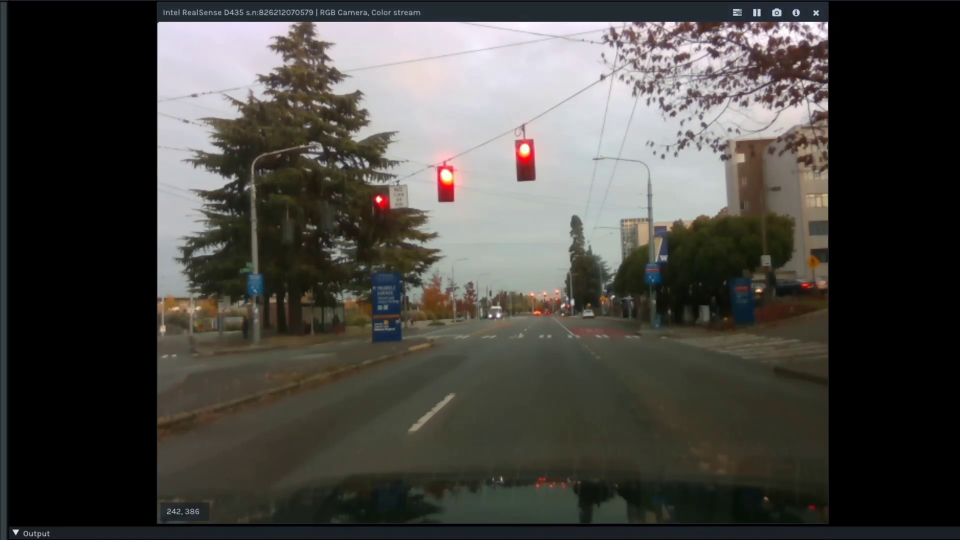
#> input picture frame 50 of clear_conditions.mp4, 1920 x 1080 px, given in place of darker_conditions.mp4, which was not available (shown at 1/2 size)
$ python video_detector.py
#> lines starting #> are read from the running program, lines starting #| are printed output that depends on the picture; after the words box and inside, x2 and y2 are one past the last pixel; in counts of white or black regions, pixels touching at a corner belong together; pictures that were not available may be replaced by others from this repository, and a replacement may not be noted
import cv2
import numpy as np

filename = "darker_conditions.mp4"
video = cv2.VideoCapture(filename)

# Variables to make colors simpler
green = (0, 255, 0)
red = (0, 0, 255)
kernel_size = (5, 5)
# Canny Thresholds
canny_low_thresh = 50
canny_high_thresh = 150


def canny(blur_img):
    edges = cv2.Canny(blur_img, canny_low_thresh, canny_high_thresh)

    img = region_of_interest(edges)

    return img


def threshold(gray_img):
    blur = cv2.GaussianBlur(gray_img, kernel_size, 0)
    # Adaptive Thresholding
    # Advanced Thresholding for Contours and Bounding Polygons
    threshed_img = cv2.adaptiveThreshold(
        blur, 255, cv2.ADAPTIVE_THRESH_GAUSSIAN_C, cv2.THRESH_BINARY, 11, 2
    )

    return threshed_img


# Region of Interest
def region_of_interest(canny_img):
    rows, cols = canny_img.shape[:2]
    mask = np.zeros_like(canny_img)

    left_bottom = [cols * 0.1, rows]
    right_bottom = [cols * 0.95, rows]
    left_top = [cols * 0.4, rows * 0.6]
    right_top = [cols * 0.6, rows * 0.6]

    vertices = np.array(
        [[left_bottom, left_top, right_top, right_bottom]], dtype=np.int32
    )

    if len(mask.shape) == 2:
        cv2.fillPoly(mask, vertices, 255)
    else:
        cv2.fillPoly(mask, vertices, (255,) * mask.shape[2])
    return cv2.bitwise_and(canny_img, mask)


def morphology(img):
    kernel = np.ones(kernel_size, np.uint8)
    morph_img = cv2.morphologyEx(img, cv2.MORPH_CLOSE, kernel)

    return morph_img


def bounding_polygons(processed_img, frame):
    bounding_polygon = frame
    contours, hier = cv2.findContours(
        processed_img, cv2.RETR_EXTERNAL, cv2.CHAIN_APPROX_SIMPLE
    )

    for cnt in contours:
        # calculate epsilon base on contour's perimeter
        # contour's perimeter is returned by cv2.arcLength
        epsilon = 0.01 * cv2.arcLength(cnt, True)
        # get approx polygons
        approx = cv2.approxPolyDP(cnt, epsilon, True)
        # draw approx polygons
        perimeter = cv2.arcLength(cnt, True)
        x, y, w, h = cv2.boundingRect(cnt)
        if perimeter > 35 and w > 12 and h > 10:
            cv2.drawContours(
                bounding_polygon, [approx], -1, green, thickness=cv2.FILLED
            )

    return bounding_polygon


while video.isOpened():
    ret, frame = video.read()
#> frame is the input picture: shape (1080, 1920, 3); mean B, G, R 66.3, 70.4, 72.2
    frame = cv2.pyrDown(frame)
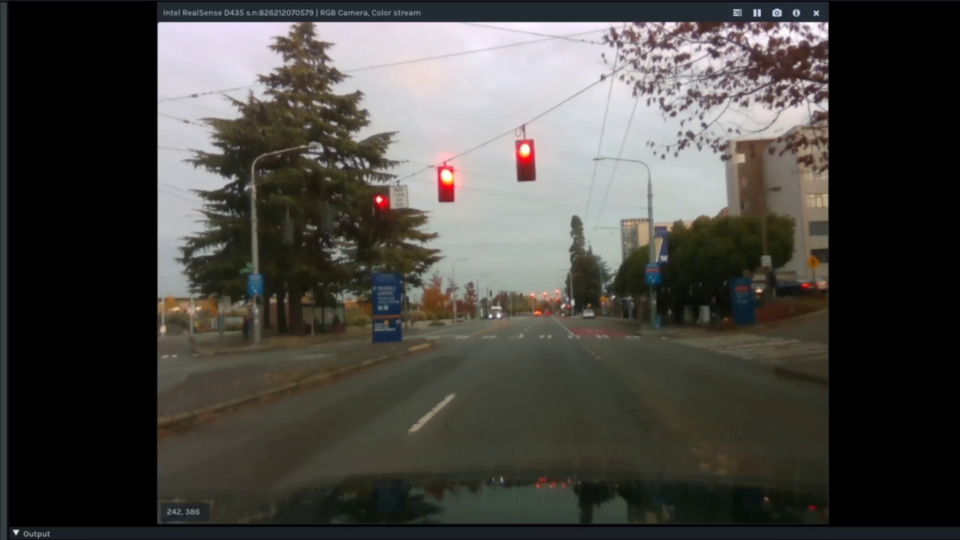
#> frame: shape (540, 960, 3); mean B, G, R 66.3, 70.4, 72.2

    # Make images that are needed
    gray_image = cv2.cvtColor(frame, cv2.COLOR_BGR2GRAY)
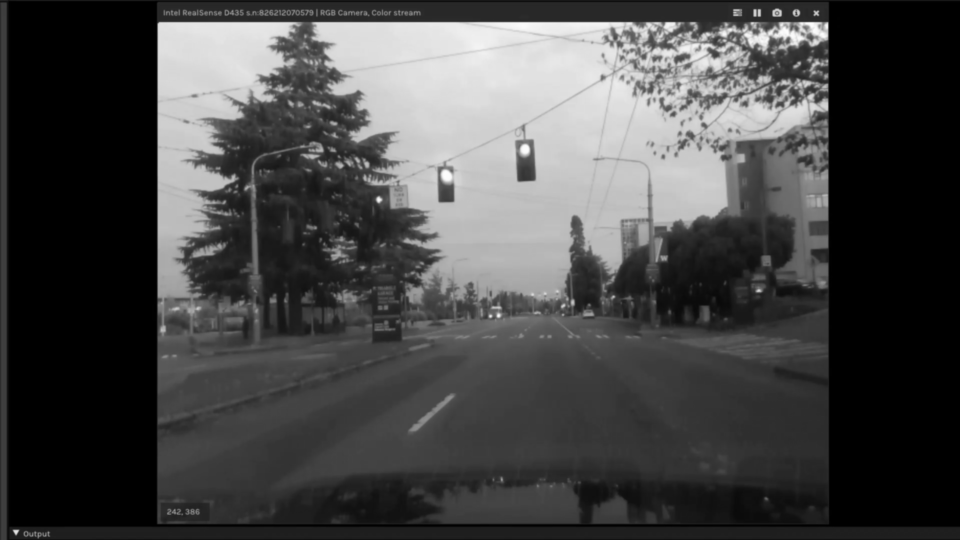
#> gray_image: shape (540, 960); min 0, max 253, mean 70.5
    hsv_image = cv2.cvtColor(frame, cv2.COLOR_BGR2HSV)
#> hsv_image: shape (540, 960, 3); mean H, S, V 44.5, 41.5, 74.6
    cv2.imshow("Original Video", frame)

    canny_img = canny(cv2.GaussianBlur(frame, kernel_size, 0))
#> in canny, `edges = cv2.Canny(blur_img, canny_low_thresh, canny_high_thresh)`:
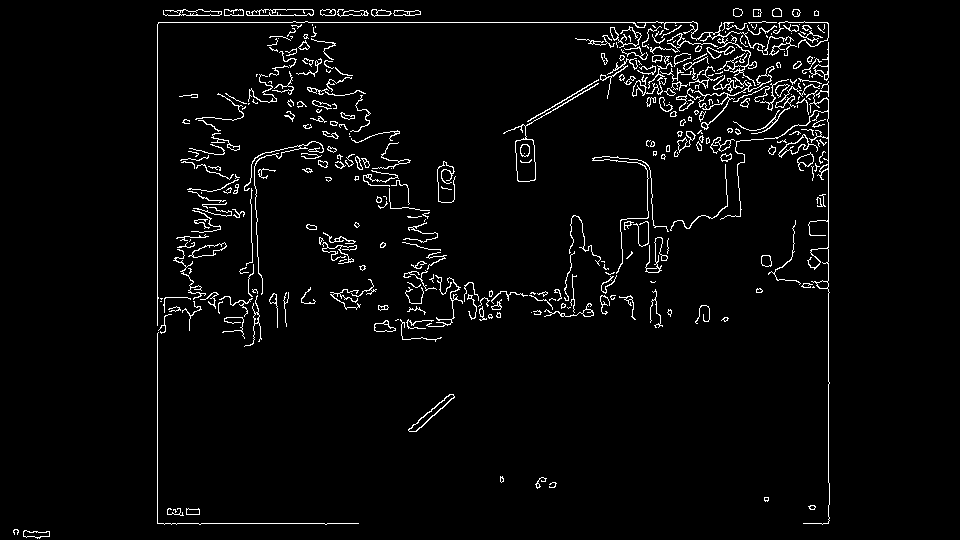
#> edges: shape (540, 960); 3.5% white in thin lines or dots, all inside (x1, y1, x2, y2) = (13, 8, 830, 539)
#> in region_of_interest, `cv2.fillPoly(mask, vertices, 255)`:
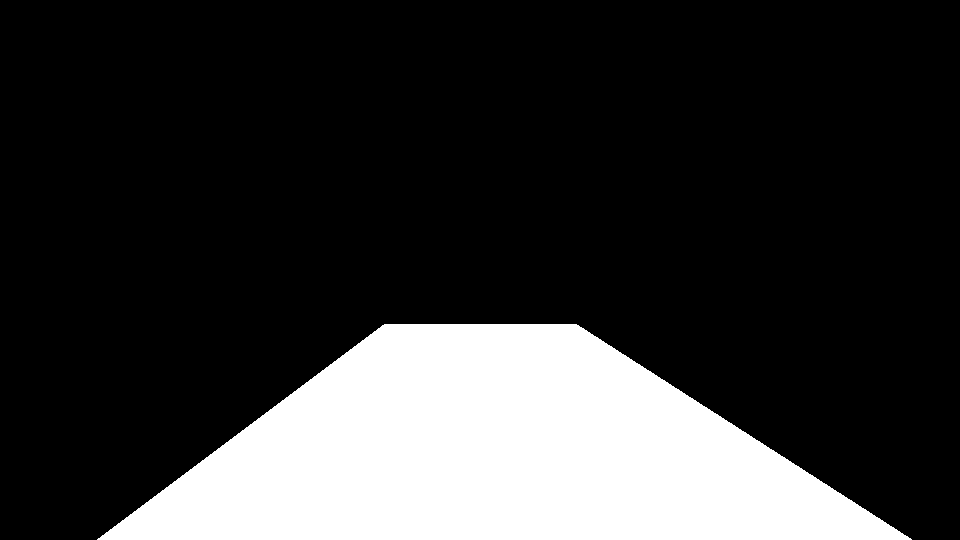
#> mask: shape (540, 960); 21% white; 1 white region, box (x1, y1, x2, y2) and area: (97, 324, 912, 540) 108960
    threshed_img = threshold(gray_image)
#> in threshold, `threshed_img = cv2.adaptiveThreshold( blur, 255, cv2.ADAPTIVE_THRESH_G..`:
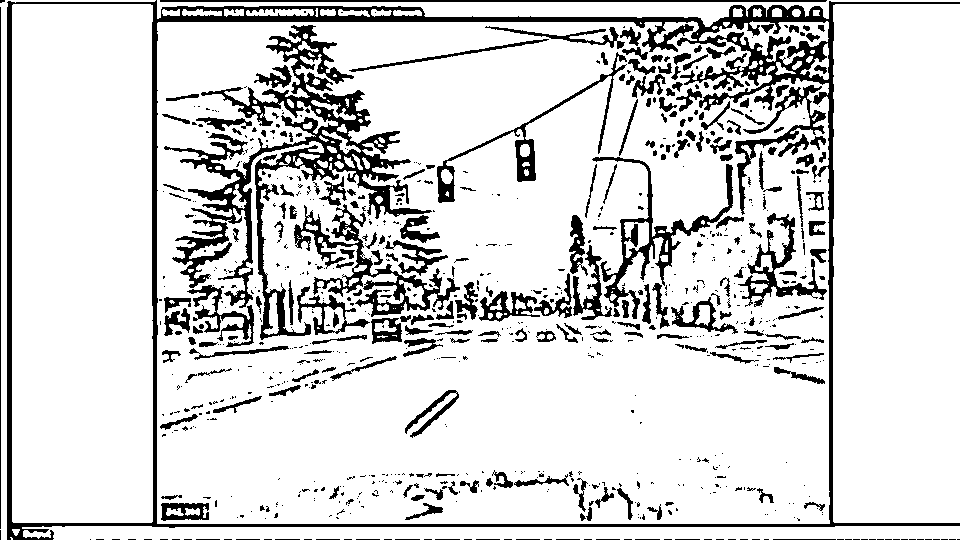
#> threshed_img: shape (540, 960); 84.7% white; 814 black regions (568 under 20 px), largest, box (x1, y1, x2, y2) and area: (7, 0, 960, 540) 21264, (164, 25, 432, 340) 14459, (294, 204, 460, 317) 3747

    final_img = cv2.bitwise_and(canny_img, threshed_img)
#> final_img: shape (540, 960); 0.13% white in thin lines or dots, all inside (x1, y1, x2, y2) = (157, 324, 830, 524)
    final_img = morphology(final_img)
#> in morphology, `morph_img = cv2.morphologyEx(img, cv2.MORPH_CLOSE, kernel)`:
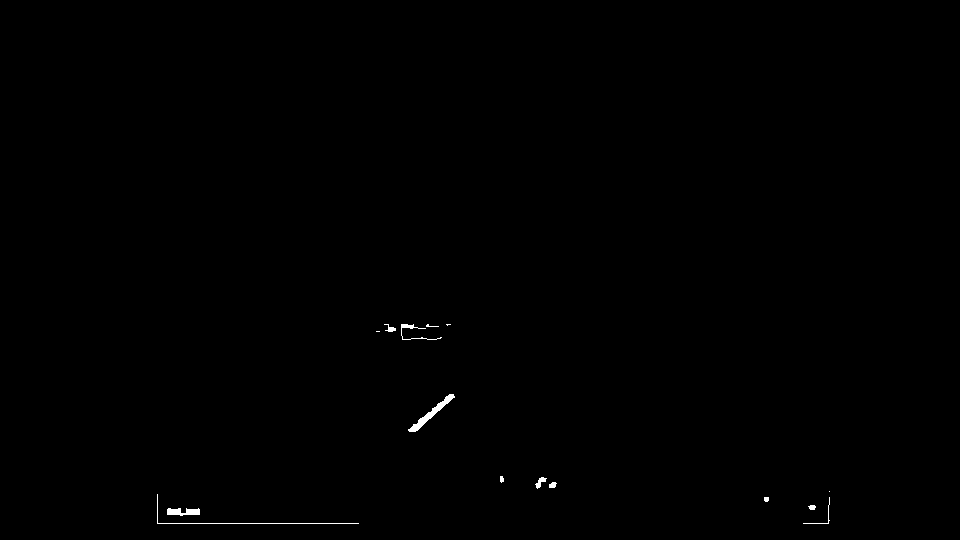
#> morph_img: shape (540, 960); 0.23% white; 15 white regions (4 under 20 px)
    final_img = bounding_polygons(final_img, frame)
#> in bounding_polygons, `contours, hier = cv2.findContours( processed_img, cv2.RETR_EXTERNAL, c..`: contours = 15 contours, 8 with area under 20; largest, box (x1, y1, x2, y2) and area: (408, 394, 455, 432) 286, (167, 508, 200, 516) 147, (535, 477, 547, 489) 46, (401, 324, 442, 340) 38, (549, 482, 557, 488) 26, (384, 324, 396, 332) 26, (808, 505, 816, 510) 22
#> the loop in bounding_polygons, `for cnt in contours: # calculate epsilon base on contour's perimeter #..` made 15 passes
#> (epsilon, perimeter, x, y, w, h) on passes 1, 2, 4, 6, 7, 8, 9, 10: (0.861, 86.14, 167, 508, 33, 8), (0.191, 19.07, 808, 505, 8, 5), (0.148, 14.83, 764, 497, 5, 5), (0, 0, 829, 491, 1, 1), (0.211, 21.07, 549, 482, 8, 6), (0.376, 37.56, 535, 477, 12, 12), (0.162, 16.24, 500, 476, 4, 7), (1.29, 129.1, 408, 394, 47, 38)
#> after the loop in bounding_polygons, `for cnt in contours:`:
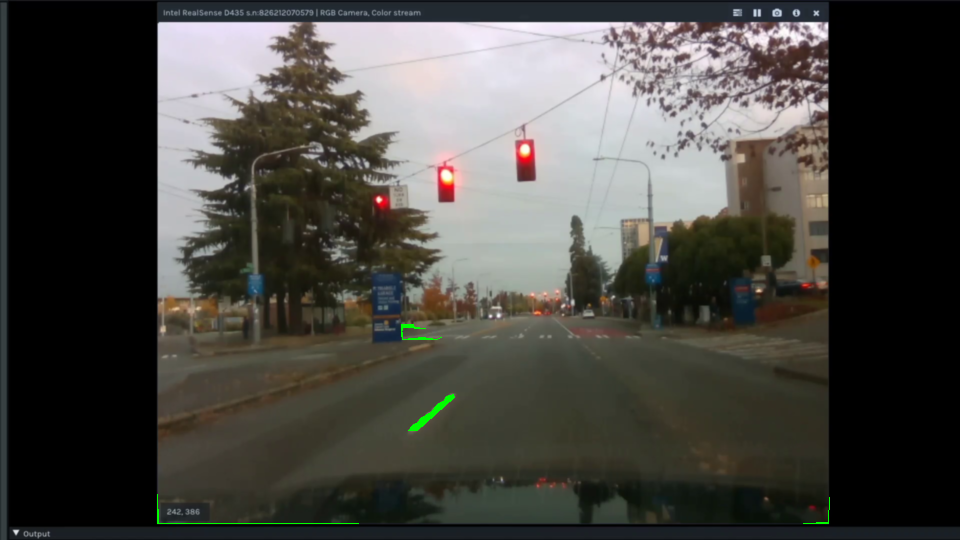
#> bounding_polygon: shape (540, 960, 3); 0.16% of pixels changed, all inside (x1, y1, x2, y2) = (157, 324, 830, 524)

    cv2.imshow("Final", final_img)

    if cv2.waitKey(35) == 27:
#> (key Esc is pressed here)
        break

video.release()
cv2.destroyAllWindows()

$ run again, starting later in the video
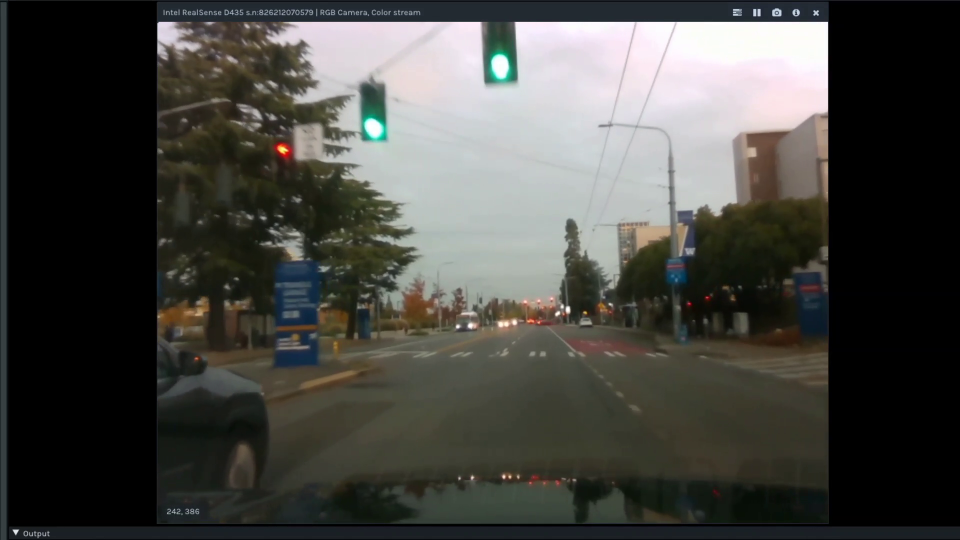
#> input picture frame 228 of clear_conditions.mp4, 1920 x 1080 px, given in place of darker_conditions.mp4, which was not available (shown at 1/2 size)
#> frame is the input picture: shape (1080, 1920, 3); mean B, G, R 66.2, 70.5, 70.6
#> frame: shape (540, 960, 3)
#> hsv_image: shape (540, 960, 3); mean H, S, V 45, 41.8, 73.7
#> in canny, `edges = cv2.Canny(blur_img, canny_low_thresh, canny_high_thresh)`:
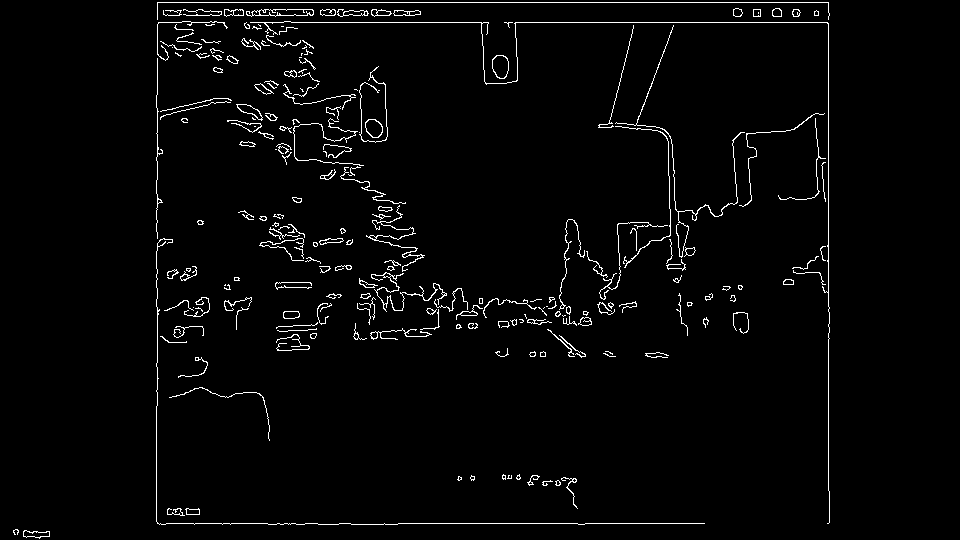
#> edges: shape (540, 960); 2.5% white in thin lines or dots, all inside (x1, y1, x2, y2) = (13, 2, 830, 539)
#> mask: shape (540, 960); 21% white; 1 white region, box (x1, y1, x2, y2) and area: (97, 324, 912, 540) 108960
#> threshed_img: shape (540, 960); 86.5% white; 764 black regions (563 under 20 px), largest, box (x1, y1, x2, y2) and area: (7, 0, 960, 540) 19926, (160, 199, 419, 371) 8639, (160, 57, 411, 227) 6748
#> final_img: shape (540, 960); 0.23% white in thin lines or dots, all inside (x1, y1, x2, y2) = (156, 324, 830, 524)
#> morph_img: shape (540, 960); 0.35% white; 33 white regions (12 under 20 px)
#> contours = 33 contours, 23 with area under 20; largest, box (x1, y1, x2, y2) and area: (398, 328, 436, 337) 174, (167, 508, 200, 516) 171, (547, 329, 586, 358) 162, (542, 477, 577, 486) 86, (370, 331, 397, 340) 59
#> the loop in bounding_polygons, `for cnt in contours: # calculate epsilon base on contour's perimeter #..` made 33 passes
#> (epsilon, perimeter, x, y, w, h) on passes 3, 8, 9, 10, 11, 12, 13, 14: (0, 0, 384, 523, 1, 1), (0.781, 78.14, 167, 508, 33, 8), (0.0907, 9.07, 574, 505, 4, 4), (0.422, 42.24, 156, 505, 5, 19), (0.358, 35.8, 566, 487, 9, 15), (0.777, 77.66, 827, 486, 3, 38), (0.9, 90.04, 542, 477, 35, 9), (0.137, 13.66, 457, 476, 5, 5)
#> after the loop in bounding_polygons, `for cnt in contours:`:
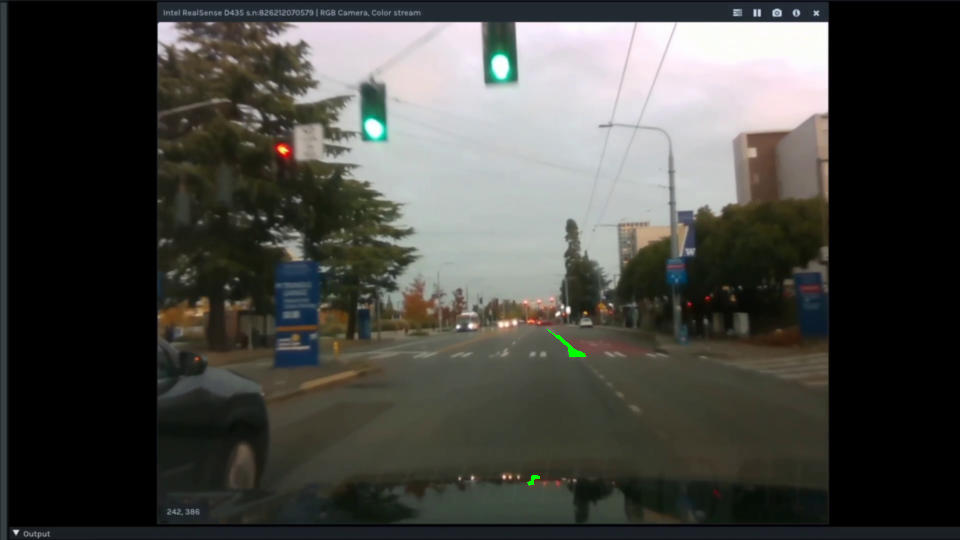
#> bounding_polygon: shape (540, 960, 3); mean B, G, R 66.2, 70.6, 70.5

$ run again, starting later in the video
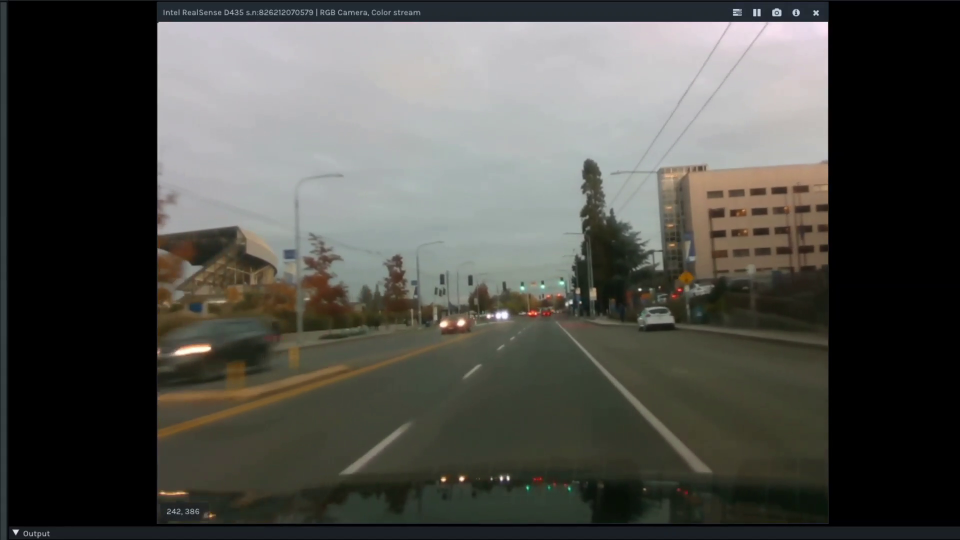
#> input picture frame 406 of clear_conditions.mp4, 1920 x 1080 px, given in place of darker_conditions.mp4, which was not available (shown at 1/2 size)
#> frame is the input picture: shape (1080, 1920, 3); mean B, G, R 73.7, 78.6, 78.6
#> frame: shape (540, 960, 3)
#> hsv_image: shape (540, 960, 3); mean H, S, V 47.3, 35.8, 81.5
#> in canny, `edges = cv2.Canny(blur_img, canny_low_thresh, canny_high_thresh)`:
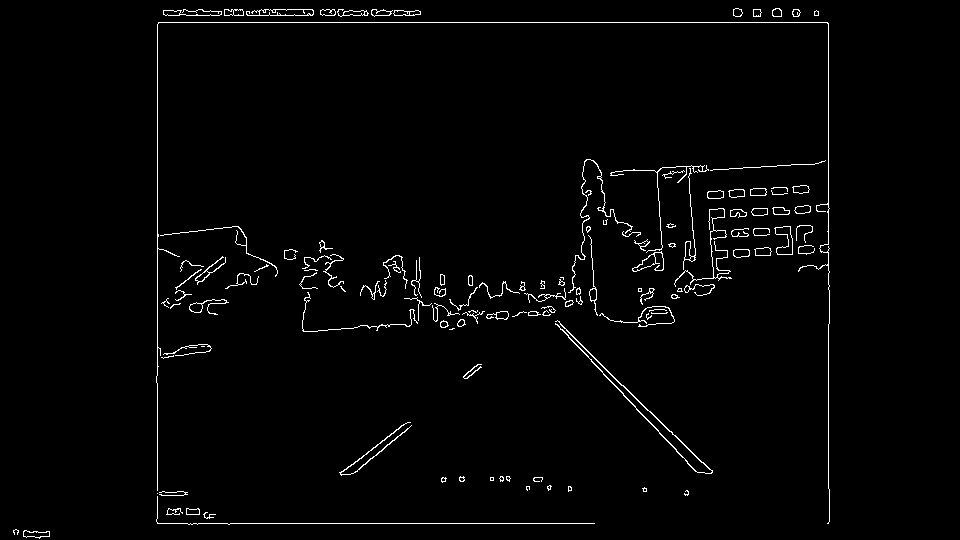
#> edges: shape (540, 960); 1.9% white in thin lines or dots, all inside (x1, y1, x2, y2) = (13, 8, 830, 539)
#> mask: shape (540, 960); 21% white; 1 white region, box (x1, y1, x2, y2) and area: (97, 324, 912, 540) 108960
#> threshed_img: shape (540, 960); 89.4% white; 505 black regions (330 under 20 px), largest, box (x1, y1, x2, y2) and area: (7, 1, 960, 540) 16177, (448, 159, 818, 334) 9270, (301, 241, 444, 332) 2318
#> final_img: shape (540, 960); 0.31% white in thin lines or dots, all inside (x1, y1, x2, y2) = (156, 324, 830, 524)
#> morph_img: shape (540, 960); 0.52% white; 22 white regions (9 under 20 px)
#> contours = 22 contours, 14 with area under 20; largest, box (x1, y1, x2, y2) and area: (555, 324, 713, 474) 1366, (339, 422, 412, 476) 544, (156, 496, 595, 524) 200, (159, 491, 188, 496) 89, (463, 364, 482, 379) 78, (499, 476, 511, 482) 41, (533, 477, 543, 482) 34, (459, 476, 465, 482) 23
#> the loop in bounding_polygons, `for cnt in contours: # calculate epsilon base on contour's perimeter #..` made 22 passes
#> (epsilon, perimeter, x, y, w, h) on passes 1, 2, 3, 4, 5, 7, 8, 9: (10.57, 1056.5, 156, 496, 439, 28), (0.622, 62.24, 827, 493, 3, 31), (0.625, 62.49, 159, 491, 29, 5), (0.151, 15.07, 684, 490, 5, 6), (0.142, 14.24, 642, 487, 5, 5), (0.134, 13.41, 568, 486, 4, 5), (0.128, 12.83, 526, 486, 4, 5), (0.151, 15.07, 547, 485, 5, 6)
#> after the loop in bounding_polygons, `for cnt in contours:`:
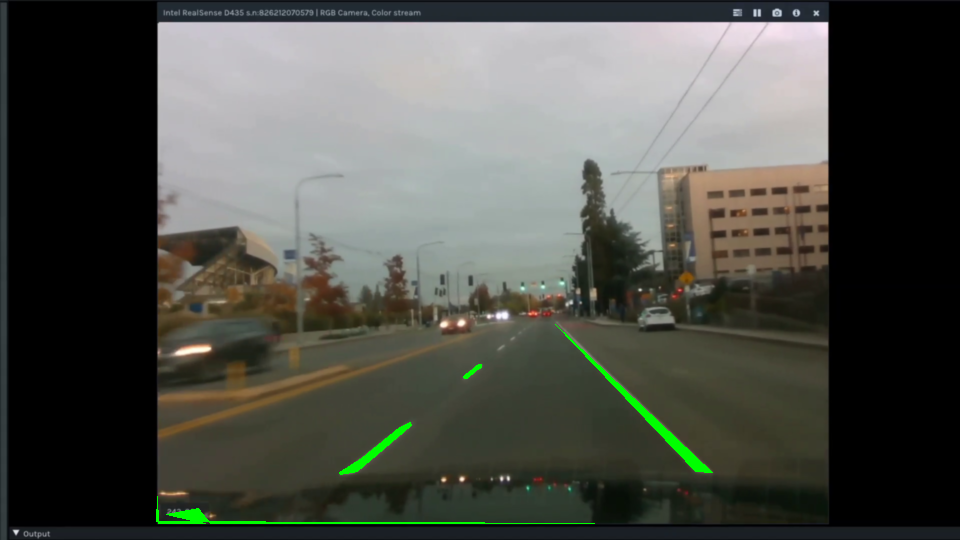
#> bounding_polygon: shape (540, 960, 3); mean B, G, R 73.2, 79.7, 78.1
